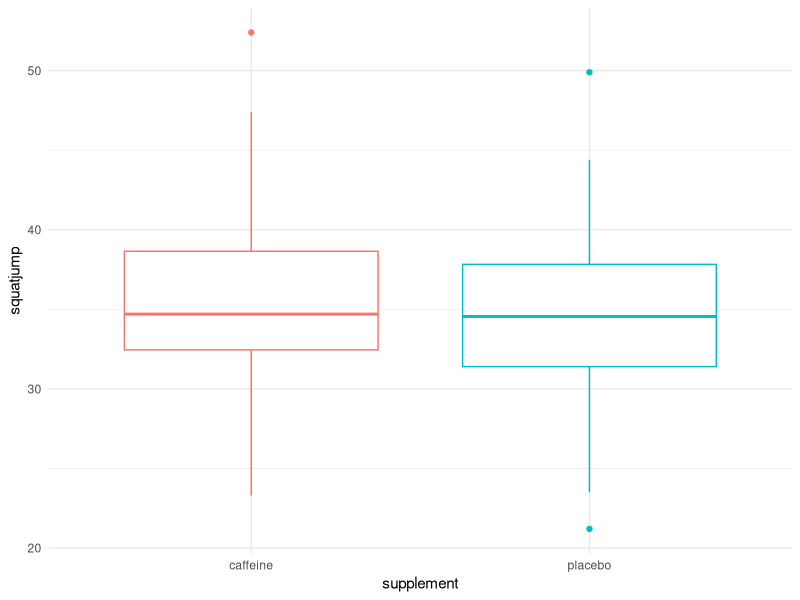
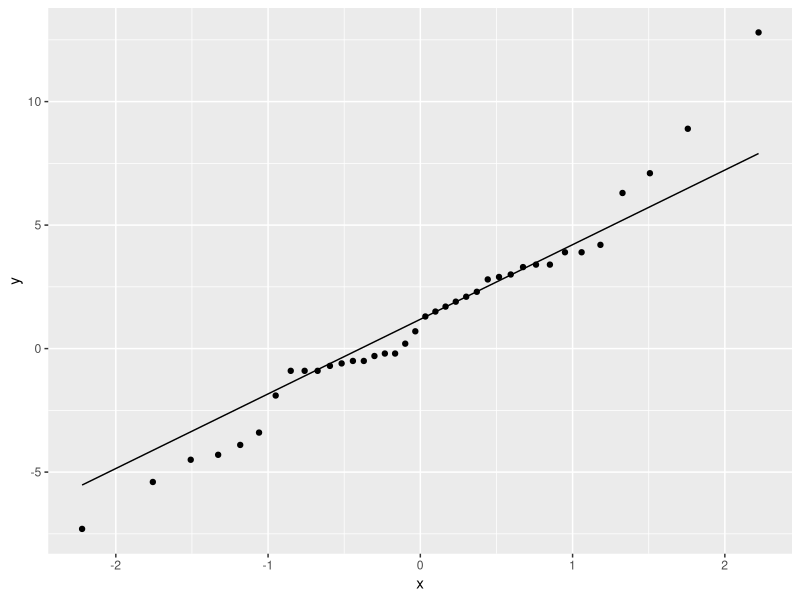
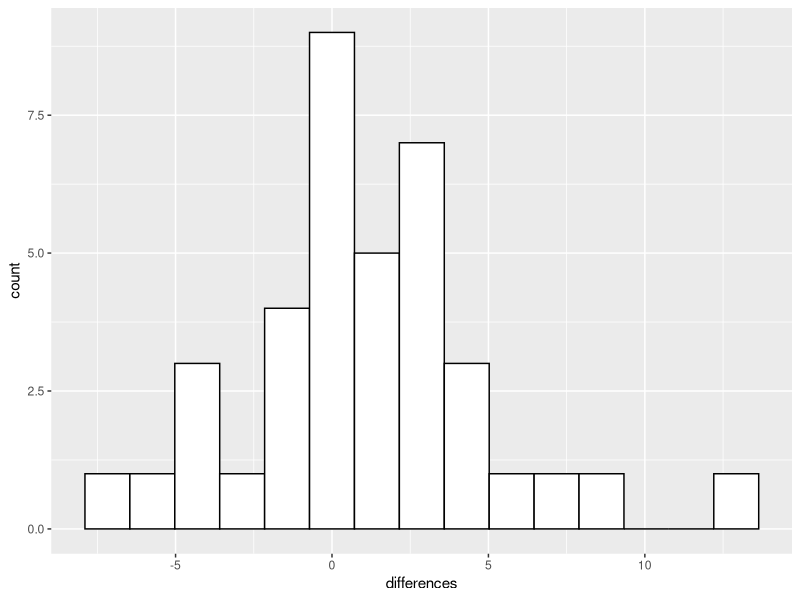

Write the R code that produced these figures, in order. (Note: this script raises an error after producing the figures.)
# Load packages ----------------------------------------------------------------
library(tidyverse)
library(stats)
library(rstatix)

# Load data --------------------------------------------------------------------
venier2019replicationsj <- read_csv("venier2019replicationsj.csv")
venier2019replicationcmj <- read_csv("venier2019replicationcmj.csv")
head(venier2019replicationsj)
  
#Calculate descriptives for squat jump data-------------------------------------
r_sj<-cor(venier2019replicationsj$caffeine, venier2019replicationsj$placebo) #correlation between dependent measures
sj_diff <- venier2019replicationsj$caffeine - venier2019replicationsj$placebo #calculate difference score
sj_m_diff<-mean(sj_diff) #mean of difference scores
sj_s_diff<-sd(sj_diff) #standard deviation of difference scores
m1_sj_caff <- mean(venier2019replicationsj$caffeine)
m2_sj_pla <- mean(venier2019replicationsj$placebo)
sd1_sj_caff <-sd(venier2019replicationsj$caffeine) #standard deviation of group 1
sd2_sj_pla <-sd(venier2019replicationsj$placebo) #standard deviation of group 2
sj_N <- length(venier2019replicationsj$participant) #number of pairs

# Convert squat jump data to long dataset --------------------------------------
sjdat.long <- venier2019replicationsj %>%
  gather(key = "supplement", value = "squatjump", caffeine, placebo)
head(sjdat.long, 3)

# Resolving assumptions for squat jump data ------------------------------------
## Checking for outliers on difference score -----------------------------------

venier2019replicationsj <- venier2019replicationsj %>% mutate(differences = caffeine - placebo)

venier2019replicationsj %>%
  identify_outliers(differences)

## Checking for outliers on individual groups ----------------------------------
venier2019replicationsj %>%
  identify_outliers(caffeine)

venier2019replicationsj %>%
  identify_outliers(placebo)

ggplot(sjdat.long, aes(supplement, squatjump, color = supplement)) +
  geom_boxplot(show.legend = FALSE) +
  theme_minimal()

## Checking distribution ----------------------------------------------------------

ggplot(venier2019replicationsj, aes(sample = differences)) +
  geom_qq()+
  geom_qq_line()

ggplot(venier2019replicationsj, aes(differences)) +
  geom_histogram(color="black", fill="white",
                 bins = 15)

## Checking normality ----------------------------------------------------------
venier2019replicationsj %>% shapiro_test(differences) 

# t test for squat jump data ---------------------------------------------------
t.test(squatjump ~ supplement, sjdat.long, 
       var.equal = TRUE, alternative = "two.sided", paired = TRUE, conf.level = 0.95)


#Calculate descriptives for cmj data-------------------------------------
r_cmj <-cor(venier2019replicationcmj$caffeine, venier2019replicationcmj$placebo) #correlation between dependent measures

cmj_diff <- venier2019replicationcmj$caffeine - venier2019replicationcmj$placebo 

cmj_m_diff<-mean(cmj_diff) #mean of difference scores
cmj_s_diff<-sd(cmj_diff) #standard deviation of difference scores
m1_cmj_caff <- mean(venier2019replicationcmj$caffeine)
m2_cmj_pla <- mean(venier2019replicationcmj$placebo)
sd1_cmj_caff <-sd(venier2019replicationcmj$caffeine) #standard deviation of group 1
sd2_cmj_pla <-sd(venier2019replicationcmj$placebo) #standard deviation of group 2
cmj_N <- length(venier2019replicationcmj$participant) #number of pairs


# Convert cmj data to long dataset --------------------------------------
cmjdat.long <- venier2019replicationcmj %>%
  gather(key = "supplement", value = "cmj", caffeine, placebo)
head(cmjdat.long, 3)

# Resolving assumptions for cmj data ------------------------------------
## Checking for outliers on difference score -----------------------------------

venier2019replicationcmj <- venier2019replicationcmj %>% mutate(differences = caffeine - placebo)

venier2019replicationcmj %>%
  identify_outliers(differences)

## Checking for outliers on individual groups ----------------------------------
venier2019replicationcmj %>%
  identify_outliers(caffeine)

venier2019replicationcmj %>%
  identify_outliers(placebo)

ggplot(cmjdat.long, aes(supplement, cmj, color = supplement)) +
  geom_boxplot(show.legend = FALSE) +
  theme_minimal()

## Checking distribution ----------------------------------------------------------

ggplot(venier2019replicationcmj, aes(sample = differences)) +
  geom_qq()+
  geom_qq_line()

ggplot(venier2019replicationcmj, aes(differences)) +
  geom_histogram(color="black", fill="white",
                 bins = 20)

## Checking normality ----------------------------------------------------------
venier2019replicationcmj %>% shapiro_test(differences) 

# t test for cmj data ---------------------------------------------------
t.test(cmj ~ supplement, cmjdat.long, 
       var.equal = TRUE, alternative = "two.sided", paired = TRUE, conf.level = 0.95)
